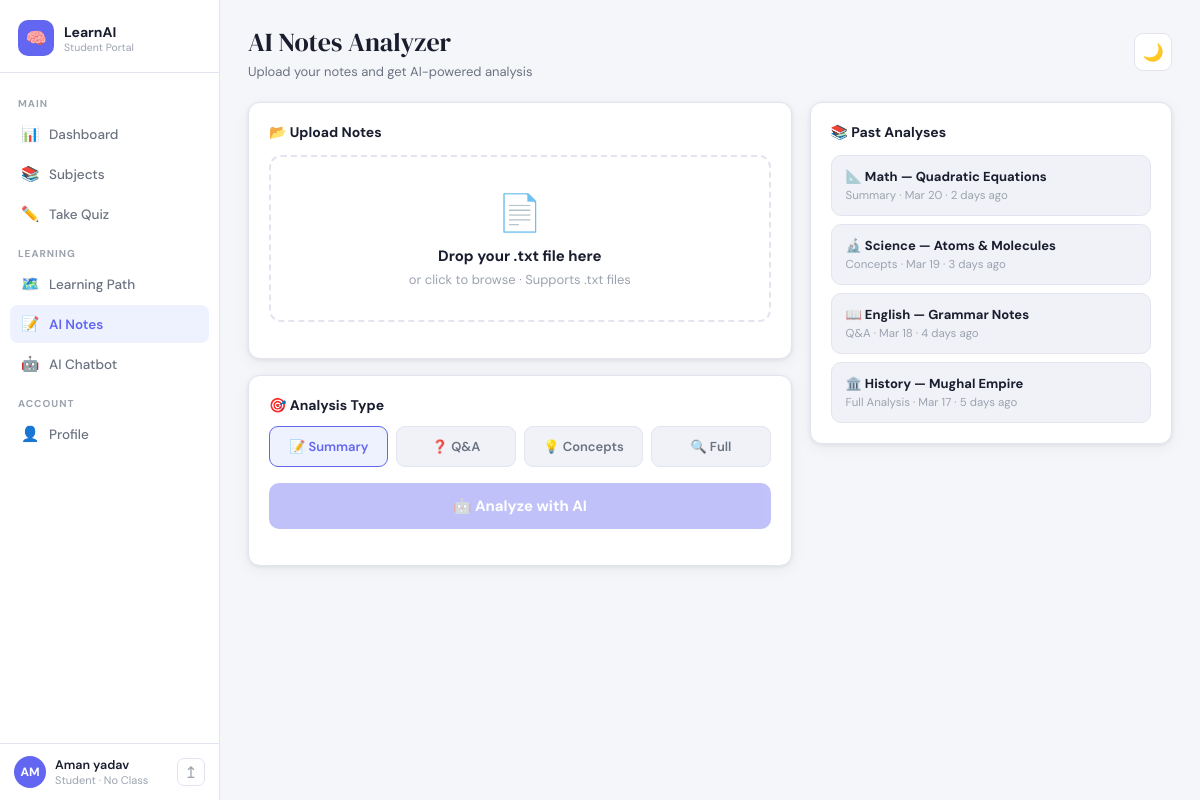
Page /student/notes (signed in) on the committed database.
### database/models.py (models this page shows)
class User(UserMixin, db.Model):
    __tablename__ = 'users'
    id            = db.Column(db.Integer, primary_key=True)
    name          = db.Column(db.String(100), nullable=False)
    email         = db.Column(db.String(120), unique=True, nullable=False)
    password_hash = db.Column(db.String(200), nullable=False)
    role          = db.Column(db.String(10), nullable=False, default='student')
    subject       = db.Column(db.String(100))
    class_level   = db.Column(db.String(20), nullable=True)  # e.g. "Class 5", "Class 10"
    points        = db.Column(db.Integer, default=0)
    level         = db.Column(db.String(20), default='Beginner')
    firebase_uid  = db.Column(db.String(200), nullable=True)   # ✅ FIXED: Google login ke liye
    created_at    = db.Column(db.DateTime, default=datetime.utcnow)
    quiz_results  = db.relationship('QuizResult', backref='user', lazy=True)
    chat_messages = db.relationship('ChatMessage', backref='user', lazy=True)
    notes         = db.relationship('Note', backref='user', lazy=True)

### app.py (the view, shortened to what this page needs)
@student_bp.route('/notes', methods=['GET', 'POST'])
def notes():
    all_notes = Note.query.filter_by(user_id=current_user.id).order_by(Note.created_at.desc()).all()
    return render_template('student/student_notes.html', user=current_user,
        notes=all_notes, subjects=SUBJECTS)

### app.py (called while the page is built)
@login_manager.user_loader
def load_user(user_id):
    return User.query.get(int(user_id))

@student_bp.before_request
def student_auth():
    if not current_user.is_authenticated:
        return redirect(url_for('login'))
    if current_user.role != 'student':
        return redirect(url_for('teacher.dashboard'))

### templates/student/student_notes.html (shortened to what this page needs)
<!DOCTYPE html>
<html lang="en" data-theme="light">
<head>
</head>
<body><aside class="sidebar"><div class="logo"><div class="logo-icon">🧠</div><div><div class="logo-name">LearnAI</div><div class="logo-tag">Student Portal</div></div></div><nav class="nav"><div class="ns">Main</div><a href="/student/dashboard" class="na"><span class="ni">📊</span> Dashboard</a><a href="/student/subjects" class="na"><span class="ni">📚</span> Subjects</a><a href="/student/quiz/General" class="na"><span class="ni">✏️</span> Take Quiz</a><div class="ns">Learning</div><a href="/student/path" class="na"><span class="ni">🗺️</span> Learning Path</a><a href="/student/notes" class="na on"><span class="ni">📝</span> AI Notes</a><a href="/student/chatbot" class="na"><span class="ni">🤖</span> AI Chatbot</a><div class="ns">Account</div><a href="/student/profile" class="na"><span class="ni">👤</span> Profile</a></nav><div class="sfoot"><div class="uav">{{ (user.name or 'U')[0:2]|upper }}</div><div><div class="unm">{{ user.name }}</div><div class="url">Student &middot; {{ user.class_level or 'No Class' }}</div></div><a href="/logout" class="lb">&#x21A5;</a></div></aside>
<main class="main">
  <div class="topbar"><div><div class="page-title">AI Notes Analyzer</div><div class="page-sub">Upload your notes and get AI-powered analysis</div></div><button class="tt" id="themeBtn" onclick="toggleTheme()">🌙</button></div>
  <div class="grid-notes">
    <div>
      <div class="card" style="margin-bottom:16px">
        <div class="ct" style="margin-bottom:14px">📂 Upload Notes</div>
        <div class="upload-zone" id="dropZone" onclick="document.getElementById('fileIn').click()" ondragover="event.preventDefault();this.classList.add('drag')" ondragleave="this.classList.remove('drag')" ondrop="handleDrop(event)">
          <div class="uz-ic">📄</div>
          <div class="uz-title">Drop your .txt file here</div>
          <div class="uz-sub">or click to browse &middot; Supports .txt files</div>
        </div>
      </div>
      <div class="card" style="margin-bottom:16px">
        <div class="ct" style="margin-bottom:12px">🎯 Analysis Type</div>
        <div class="type-btns">
          <div class="tbtn on" onclick="setType(this,'summary')">📝 Summary</div>
          <div class="tbtn" onclick="setType(this,'qa')">❓ Q&amp;A</div>
          <div class="tbtn" onclick="setType(this,'concepts')">💡 Concepts</div>
          <div class="tbtn" onclick="setType(this,'full')">🔍 Full</div>
        </div>
        <button class="analyze-btn" id="analyzeBtn" disabled onclick="analyzeNotes()">🤖 Analyze with AI</button>
      </div>
    </div>
    <div>
      <div class="card">
        <div class="ct" style="margin-bottom:14px">📚 Past Analyses</div>
        <div class="past-list">
          <div class="pitem" onclick="loadPast('Math Notes — Quadratic Equations','This chapter covers quadratic equations of form ax²+bx+c=0. Key methods: Factorization, Completing the Square, and Quadratic Formula. Discriminant b²-4ac determines nature of roots.')"><div class="pitem-title">📐 Math — Quadratic Equations</div><div class="pitem-meta">Summary · Mar 20 · 2 days ago</div></div>
          <div class="pitem" onclick="loadPast('Science Notes — Atoms &amp; Molecules','Atoms are smallest units of elements. Molecules are combinations of atoms. Atomic number = protons. Mass number = protons + neutrons. Isotopes have same atomic number but different mass numbers.')"><div class="pitem-title">🔬 Science — Atoms &amp; Molecules</div><div class="pitem-meta">Concepts · Mar 19 · 3 days ago</div></div>
          <div class="pitem" onclick="loadPast('English Notes — Grammar Tips','Key grammar rules: Subject-verb agreement, correct tense usage, proper punctuation. Common mistakes: Their/There/They&apos;re, Your/You&apos;re, Its/It&apos;s. Practice daily with short writing exercises.')"><div class="pitem-title">📖 English — Grammar Notes</div><div class="pitem-meta">Q&amp;A · Mar 18 · 4 days ago</div></div>
          <div class="pitem" onclick="loadPast('History — Mughal Empire Summary','The Mughal Empire was founded by Babur in 1526 after the Battle of Panipat. Akbar was the greatest ruler who introduced religious tolerance. Aurangzeb extended the empire but his strict policies weakened it.')"><div class="pitem-title">🏛️ History — Mughal Empire</div><div class="pitem-meta">Full Analysis · Mar 17 · 5 days ago</div></div>
        </div>
      </div>
    </div>
  </div>
</main>
</body></html>

### templates/student/student_notes.html (style rules this page uses)
[data-theme="light"] { --bg:#f5f6fa;--surface:#fff;--surface2:#f0f2f8;--surface3:#e8eaf3;--border:#e2e5ef;--text:#1a1d2e;--text2:#6b7280;--text3:#9ca3af;--primary:#6366f1;--primary-bg:#eef2ff;--success:#059669;--warning:#d97706;--danger:#dc2626;--shadow:0 1px 4px rgba(0,0,0,.07),0 4px 16px rgba(0,0,0,.05) }
*,*::before,*::after { box-sizing:border-box;margin:0;padding:0 }
body { font-family:'DM Sans',sans-serif;background:var(--bg);color:var(--text);min-height:100vh;display:flex;transition:background .3s,color .3s }
.sidebar { width:220px;min-width:220px;height:100vh;position:fixed;left:0;top:0;background:var(--surface);border-right:1px solid var(--border);display:flex;flex-direction:column;z-index:100 }
.logo { padding:20px 18px 16px;display:flex;align-items:center;gap:10px;border-bottom:1px solid var(--border) }
.logo-icon { width:36px;height:36px;border-radius:10px;background:var(--primary);display:flex;align-items:center;justify-content:center;font-size:17px }
.logo-name { font-size:14px;font-weight:700;color:var(--text) }
.logo-tag { font-size:10.5px;color:var(--text3) }
.nav { flex:1;padding:12px 10px;overflow-y:auto }
.ns { font-size:10px;font-weight:700;letter-spacing:.1em;text-transform:uppercase;color:var(--text3);padding:12px 8px 5px }
.na { display:flex;align-items:center;gap:9px;padding:9px 10px;border-radius:8px;color:var(--text2);text-decoration:none;font-size:13.5px;font-weight:500;transition:.15s;margin-bottom:2px }
.na.on { color:var(--primary);background:var(--primary-bg);font-weight:600 }
.ni { font-size:15px;width:20px;text-align:center }
.sfoot { padding:12px 14px;border-top:1px solid var(--border);display:flex;align-items:center;gap:9px }
.uav { width:32px;height:32px;border-radius:50%;background:var(--primary);color:#fff;display:flex;align-items:center;justify-content:center;font-size:12px;font-weight:700 }
.unm { font-size:12.5px;font-weight:600;color:var(--text) }
.url { font-size:11px;color:var(--text3) }
.lb { margin-left:auto;width:28px;height:28px;display:flex;align-items:center;justify-content:center;border-radius:7px;border:1px solid var(--border);color:var(--text3);text-decoration:none;transition:.15s }
.main { margin-left:220px;flex:1;padding:24px 28px }
.topbar { display:flex;align-items:center;justify-content:space-between;margin-bottom:22px }
.page-title { font-family:'DM Serif Display',serif;font-size:26px;color:var(--text);margin-bottom:3px }
.page-sub { font-size:13px;color:var(--text2) }
.tt { width:38px;height:38px;border-radius:9px;background:var(--surface);border:1px solid var(--border);cursor:pointer;display:flex;align-items:center;justify-content:center;font-size:17px }
.card { background:var(--surface);border:1px solid var(--border);border-radius:12px;padding:20px;box-shadow:var(--shadow);margin-bottom:16px }
.ct { font-size:14px;font-weight:700;color:var(--text) }
.upload-zone { border:2px dashed var(--border);border-radius:12px;padding:32px;text-align:center;cursor:pointer;transition:.2s;margin-bottom:16px;background:var(--surface) }
.uz-ic { font-size:36px;margin-bottom:10px }
.uz-title { font-size:15px;font-weight:700;color:var(--text);margin-bottom:5px }
.uz-sub { font-size:13px;color:var(--text3) }
.type-btns { display:grid;grid-template-columns:repeat(4,1fr);gap:8px;margin-bottom:16px }
.tbtn { padding:11px 8px;border-radius:9px;font-size:13px;font-weight:600;cursor:pointer;border:1px solid var(--border);background:var(--surface2);color:var(--text2);transition:.15s;text-align:center }
.tbtn.on { background:var(--primary-bg);border-color:var(--primary);color:var(--primary) }
.analyze-btn { width:100%;padding:13px;border:none;border-radius:10px;background:var(--primary);color:#fff;font-family:'DM Sans',sans-serif;font-size:15px;font-weight:700;cursor:pointer;transition:.2s;margin-bottom:16px }
.analyze-btn:disabled { opacity:.4;cursor:not-allowed }
.past-list { display:flex;flex-direction:column;gap:8px }
.pitem { padding:12px 14px;background:var(--surface2);border:1px solid var(--border);border-radius:10px;cursor:pointer;transition:.15s }
.pitem-title { font-size:13px;font-weight:700;color:var(--text);margin-bottom:3px }
.pitem-meta { font-size:11.5px;color:var(--text3) }
.grid-notes { display:grid;grid-template-columns:3fr 2fr;gap:18px;align-items:start }

### rows in the picture
User: name "AM", name "Aman yadav", class_level "No Class"
